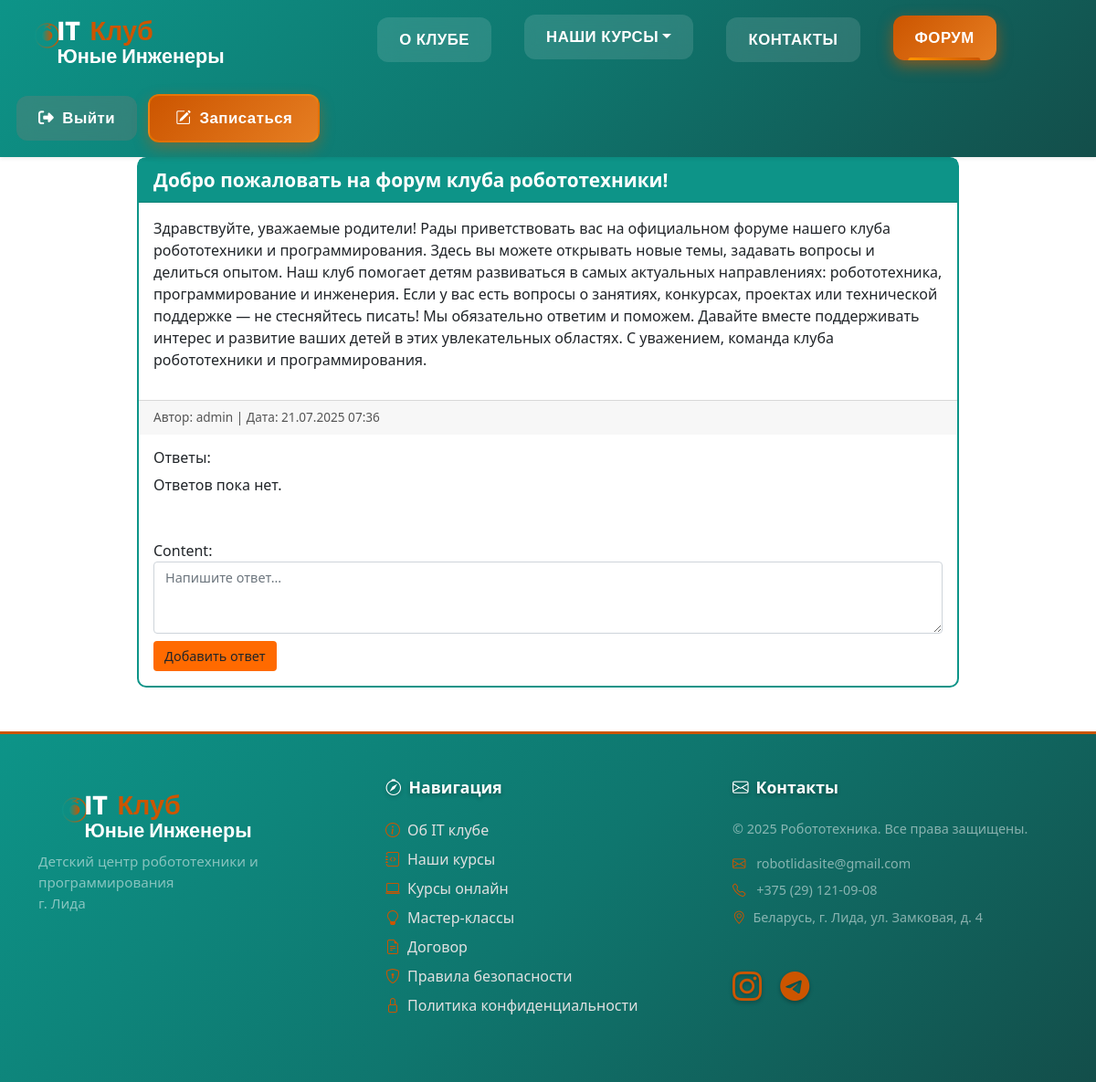
The page /forum_list/ (signed in) on the database its author committed.
### forum_app/models.py (models this page shows, shortened)
class ForumPost(models.Model):
    author = models.ForeignKey(User, on_delete=models.CASCADE)
    title = models.CharField(max_length=255)
    content = models.TextField()
    created_at = models.DateTimeField(auto_now_add=True)

### forum_app/views.py (the view)
# urls.py: path('forum_list/', forum_list, name='forum_list'),
@login_required
def forum_list(request):
    posts = ForumPost.objects.all().order_by('-created_at')
    reply_forms = {post.id: ForumReplyForm() for post in posts}
    context = {
        'posts': posts,
        'reply_forms': reply_forms,
        'now': timezone.now().strftime('%H:%M:%S')
    }
    return render(request, 'forum_list.html', context)

### forum_app/templatetags/custom_filters.py (called while the page is built)
@register.filter
def get_item(dictionary, key):
    return dictionary.get(key)

### forum_app/templates/forum_list.html (shortened to what this page needs)
{% extends "main/base.html" %}
{% load custom_filters %}
{% block content %}
<div class="forum-container">
    <h1 class="forum-title">Форум</h1>
    <div class="d-flex justify-content-end mb-4">
        <a href="{% url 'create_post' %}" class="btn btn-create-post">Создать пост</a>
    </div>
    {% if posts %}
        {% for post in posts %}
            <div class="card">
                <div class="card-header">
                    {{ post.title }}
                </div>
                <div class="card-body">
                    <p>{{ post.content }}</p>
                </div>
                <div class="card-footer">
                    Автор: {{ post.author.username }} | Дата: {{ post.created_at|date:"d.m.Y H:i" }}
                </div>
                <div class="card-body">
                    <h6>Ответы:</h6>
                    {% if post.replies.all %}
                        {% for reply in post.replies.all %}
                            <div class="reply">
                                <p>{{ reply.content }}</p>
                                <small>Автор: {{ reply.author.username }} | {{ reply.created_at|date:"d.m.Y H:i" }}</small>
                            </div>
                        {% endfor %}
                    {% else %}
                        <p>Ответов пока нет.</p>
                    {% endif %}
                </div>
                <div class="card-body">
                    <form method="post" action="{% url 'create_reply' post.id %}" class="reply-form">
                        {{ reply_forms|get_item:post.id }}
                        <button type="submit" class="btn btn-reply mt-2">Добавить ответ</button>
                    </form>
                </div>
            </div>
        {% endfor %}
    {% else %}
        <div class="alert alert-info text-center">
            Постов пока нет. <a href="{% url 'create_post' %}">Создайте первый пост!</a>
        </div>
    {% endif %}
</div>
{% endblock %}

### main_app/templates/main/base.html (shortened to what this page needs)
<!DOCTYPE html>
<html lang="en">
<head>
    {% load static %}
    {% load widget_tweaks %}
    <link href="https://cdn.jsdelivr.net/npm/bootstrap@5.1.3/dist/css/bootstrap.min.css" rel="stylesheet">
    <link rel="stylesheet" href="https://cdnjs.cloudflare.com/ajax/libs/font-awesome/6.5.0/css/all.min.css">
    <link href="https://cdn.jsdelivr.net/npm/bootstrap-icons@1.10.5/font/bootstrap-icons.css" rel="stylesheet">
    <link rel="stylesheet" href="{% static 'main/css/main.css' %}">
</head>
<body>
<header class="fixed-top custom-header bg-white shadow-sm">
    <div class="container-fluid">
        <div class="row align-items-center">
<div class="col-6 col-md-auto">
  <a href="/" class="logo-link" id="home-link">
    <svg width="90%" height="80" viewBox="0 0 350 100" xmlns="http://www.w3.org/2000/svg">
      <text x="70" y="50" font-family="'Poppins', sans-serif" font-size="40" font-weight="700" fill="#ffffff">IT</text>
      <text x="70" y="85" font-family="'Poppins', sans-serif" font-size="30" font-weight="600" fill="#ffffff">Юные Инженеры</text>
    </svg>
  </a>
</div>
            <div class="col-12 col-md collapse d-md-flex justify-content-center py-3" id="navMenu">
                <nav class="d-md-flex gap-4 align-items-center mt-3 mt-md-0 text-center text-md-start">
                    <a href="/about" class="nav-link-custom">О КЛУБЕ</a>
                    <div class="dropdown-hover position-relative">
                        <a href="{% url 'index' %}#courses" class="nav-link-custom dropdown-toggle">НАШИ КУРСЫ</a>
                    </div>
                    <a href="{% url 'index' %}#contacts" class="nav-link-custom">КОНТАКТЫ</a>
                    {% if user.is_authenticated %}
                    <a href="/forum_list/" class="nav-link-custom">ФОРУМ</a>
                    {% else %}
                    <a href="/login/" class="nav-link-custom">ФОРУМ</a>
                    {% endif %}
                </nav>
            </div>
            <div class="col-auto d-none d-md-flex align-items-center py-3">
                {% if user.is_authenticated %}
                <a href="{% url 'logout' %}" class="auth-link text-danger">
                    <i class="fas fa-sign-out-alt me-1"></i> Выйти
                </a>
                {% else %}
                <a href="{% url 'login' %}" class="auth-link text-success">
                    <i class="fas fa-sign-in-alt me-1"></i> Войти
                </a>
                {% endif %}
                <button type="button" class="btn custom-btn text-white" data-bs-toggle="modal"
                        data-bs-target="#signupModal">
                    <i class="bi bi-pencil-square me-1"></i> Записаться
                </button>
            </div>
        </div>
    </div>
</header>
{% block content %}{% endblock %}
<footer class="footer mt-5 py-5 text-white">
    <div class="container" id="contacts">
        <div class="row justify-content-center text-center text-md-start">
            <div class="col-12 col-md-4 mb-4 mb-md-0 d-flex flex-column align-items-center align-items-md-start">
                <a href="/" class="text-decoration-none">
                    <svg width="90%" height="80" viewBox="0 0 350 100" xmlns="http://www.w3.org/2000/svg">
      <text x="70" y="50" font-family="'Poppins', sans-serif" font-size="40" font-weight="700" fill="#ffffff">IT</text>
      <text x="120" y="50" font-family="'Poppins', sans-serif" font-size="40" font-weight="600" fill="#CC5500">Клуб</text>
      <text x="70" y="85" font-family="'Poppins', sans-serif" font-size="30" font-weight="600" fill="#ffffff">Юные Инженеры</text>
    </svg>
                </a>
                <p class="text-white-50 fw-light" style="font-size: 0.95rem;">
                    Детский центр робототехники и программирования <br> г. Лида
                </p>
            </div>
            <div class="col-12 col-md-4 mb-4 mb-md-0">
                <h6 class="text-white fw-bold mb-4" style="font-size: 1.1rem; text-shadow: 0 2px 4px rgba(0,0,0,0.3);">
                    <i class="bi bi-compass me-2"></i>Навигация
                </h6>
                <ul class="list-unstyled d-flex flex-column align-items-center align-items-md-start">
                    <li class="mb-2">
                        <a href="/about" class="text-white-50 text-decoration-none fw-light footer-link">
                            <i class="bi bi-info-circle me-2" style="color: var(--main-orange);"></i>Об IT клубе
                        </a>
                    </li>
                    <li class="mb-2">
                        <a href="{% url 'index' %}#courses"
                           class="text-white-50 text-decoration-none fw-light footer-link">
                            <i class="bi bi-journal-code me-2" style="color: var(--main-orange);"></i>Наши курсы
                        </a>
                    </li>
                    <li class="mb-2">
                        <a href="/" class="text-white-50 text-decoration-none fw-light footer-link">
                            <i class="bi bi-laptop me-2" style="color: var(--main-orange);"></i>Курсы онлайн
                        </a>
                    </li>
                    <li class="mb-2">
                        <a href="/" class="text-white-50 text-decoration-none fw-light footer-link">
                            <i class="bi bi-lightbulb me-2" style="color: var(--main-orange);"></i>Мастер-классы
                        </a>
                    </li>
                    <li class="mb-2">
                        <a href="/" class="text-white-50 text-decoration-none fw-light footer-link">
                            <i class="bi bi-file-earmark-text me-2" style="color: var(--main-orange);"></i>Договор
                        </a>
                    </li>
                    <li class="mb-2">
                        <a href="{% static 'main/pdf/pravila-bezopasnosti.pdf' %}"
                           class="text-white-50 text-decoration-none fw-light footer-link" target="_blank">
                            <i class="bi bi-shield-lock me-2" style="color: var(--main-orange);"></i>Правила
                            безопасности
                        </a>
                    </li>
                    <li class="mb-2">
                        <a href="/" class="text-white-50 text-decoration-none fw-light footer-link">
                            <i class="bi bi-lock me-2" style="color: var(--main-orange);"></i>Политика
                            конфиденциальности
                        </a>
                    </li>
                </ul>
            </div>
            <div class="col-12 col-md-4 d-flex flex-column align-items-center align-items-md-start">
                <h6 class="text-white fw-bold mb-4" style="font-size: 1.1rem; text-shadow: 0 2px 4px rgba(0,0,0,0.3);">
                    <i class="bi bi-envelope me-2"></i>Контакты
                </h6>
                <p class="text-white-50 fw-light mb-3" style="font-size: 0.9rem;">&copy; 2025 Робототехника. Все права
                    защищены.</p>
                <div class="contact-info mb-4">
                    <p class="text-white-50 fw-light mb-2" style="font-size: 0.9rem;">
                        <i class="bi bi-envelope me-2" style="color: var(--main-orange);"></i>
                        <a href="mailto:skrip8078@gmail.com" class="text-decoration-none text-white-50">robotlidasite@gmail.com</a>
                    </p>
                    <p class="text-white-50 fw-light mb-2" style="font-size: 0.9rem;">
                        <i class="bi bi-telephone me-2" style="color: var(--main-orange);"></i>
                        <a href="tel:+375291210908" class="text-decoration-none text-white-50">+375 (29) 121-09-08</a>
                    </p>
                    <p class="text-white-50 fw-light mb-3" style="font-size: 0.9rem;">
                        <i class="bi bi-geo-alt me-2" style="color: var(--main-orange);"></i>Беларусь, г. Лида, ул.
                        Замковая, д. 4
                    </p>
                </div>
                <div class="social-icons">
                    <a href="https://www.instagram.com/robotlida/" target="_blank"
                       class="text-decoration-none me-3 social-link" title="Instagram">
                        <i class="bi bi-instagram"
                           style="font-size: 32px; color: var(--main-orange); text-shadow: 0 2px 4px rgba(0,0,0,0.3);"></i>
                    </a>
                    <a href="tg://msg?to=%2B375291210908" class="text-decoration-none social-link" title="Telegram">
                        <i class="bi bi-telegram"
                           style="font-size: 32px; color: var(--main-orange); text-shadow: 0 2px 4px rgba(0,0,0,0.3);"></i>
                    </a>
                </div>
            </div>
        </div>
    </div>
</footer>
</body>
</html>

### main_app/templates/main/base.html (style rules this page uses)
body { overflow-x: hidden; }
:root { --main-green: #0d9488; --main-green-dark: #0f766e; --main-green-darker: #134e4a; --main-orange: #CC5500; --main-orange-light: #e67e22; --main-yellow: #ff9500; --main-white: #ffffff; --main-gray: #f8fafc; }
.custom-header { background: linear-gradient(135deg, var(--main-green) 0%, var(--main-green-dark) 50%, var(--main-green-darker) 100%) !important; border-bottom: 0; box-shadow: 0 4px 20px rgba(13, 148, 136, 0.3); position: fixed !important; top: 0; left: 0; right: 0; width: 100%; z-index: 1000; transition: all 0.4s cubic-bezier(0.4, 0, 0.2, 1); }
.logo-link { transition: all 0.4s cubic-bezier(0.4, 0, 0.2, 1); display: inline-block; position: relative; }
.nav-link-custom { position: relative; color: var(--main-white) !important; text-decoration: none; font-size: 1.05rem; font-weight: 700; font-family: 'Nunito', sans-serif; padding: 12px 24px; margin: 0 6px; border-radius: 12px; display: inline-block; transition: all 0.3s cubic-bezier(0.4, 0, 0.2, 1); background: rgba(255, 255, 255, 0.12); backdrop-filter: blur(10px); letter-spacing: 0.5px; overflow: hidden; }
.nav-link-custom::before { content: ''; position: absolute; bottom: 0; left: 50%; width: 0; height: 3px; background: linear-gradient(90deg, #ff9500, #CC5500); transform: translateX(-50%); transition: width 0.3s cubic-bezier(0.4, 0, 0.2, 1); border-radius: 3px 3px 0 0; }
.nav-link-custom.active { background: linear-gradient(135deg, var(--main-orange), var(--main-orange-light)); color: var(--main-white) !important; box-shadow: 0 6px 16px rgba(204, 85, 0, 0.6); transform: translateY(-2px); }
.nav-link-custom.active::before { width: 70%; }
.dropdown-hover { position: relative; }
.dropdown-hover::after { content: ''; position: absolute; top: 100%; left: 0; right: 0; height: 15px; background: transparent; }
.auth-link { position: relative; text-decoration: none; font-size: 1.05rem; font-weight: 700; font-family: 'Nunito', sans-serif; padding: 12px 24px; margin: 0 6px; border-radius: 12px; display: inline-block; transition: all 0.3s cubic-bezier(0.4, 0, 0.2, 1); backdrop-filter: blur(10px); letter-spacing: 0.5px; overflow: hidden; }
.auth-link::before { content: ''; position: absolute; bottom: 0; left: 50%; width: 0; height: 3px; transform: translateX(-50%); transition: width 0.3s cubic-bezier(0.4, 0, 0.2, 1); border-radius: 3px 3px 0 0; }
.auth-link.text-danger { color: #fff !important; background: rgba(255, 107, 107, 0.15); }
.auth-link.text-danger::before { background: linear-gradient(90deg, #ff6b6b, #ff4d4f); }
.custom-btn { position: relative; color: var(--main-white) !important; text-decoration: none; font-size: 1.05rem; font-weight: 700; font-family: 'Nunito', sans-serif; padding: 12px 28px; margin: 0 6px; border-radius: 12px; display: inline-block; transition: all 0.3s cubic-bezier(0.4, 0, 0.2, 1); background: linear-gradient(135deg, var(--main-orange), var(--main-orange-light)); backdrop-filter: blur(10px); letter-spacing: 0.5px; overflow: hidden; border: 2px solid rgba(255, 149, 0, 0.4); box-shadow: 0 6px 16px rgba(204, 85, 0, 0.4); animation: btnPulse 2s ease-in-out infinite; }
.custom-btn::before { content: ''; position: absolute; bottom: 0; left: 50%; width: 0; height: 3px; background: linear-gradient(90deg, #fff, #ffeb3b); transform: translateX(-50%); transition: width 0.3s cubic-bezier(0.4, 0, 0.2, 1); border-radius: 3px 3px 0 0; }
.custom-btn::after { content: ''; position: absolute; inset: -4px; border-radius: 12px; background: linear-gradient(135deg, var(--main-orange), var(--main-yellow)); opacity: 0; z-index: -1; filter: blur(8px); transition: opacity 0.3s; }
.footer { background: linear-gradient(135deg, var(--main-green) 0%, var(--main-green-dark) 50%, var(--main-green-darker) 100%); border-top: 3px solid var(--main-orange); }
.footer-link { color: #e0e0e0 !important; transition: all 0.3s ease; }
.social-link { transition: all 0.3s ease; }
html, body { overflow-x: hidden; width: 100%; }

### rows shown on the page
ForumPost: title "Добро пожаловать на форум клуба робототехники!", content "Здравствуйте, уважаемые родители! Рады приветствовать вас на официальном форуме нашего клуба робототехники и программирования. Здесь вы можете открывать новые темы, задавать вопросы и делиться опытом. Наш клуб помогает детям развиваться в самых актуальных направлениях: робототехника, программирование и инженерия. Если у вас есть вопросы о занятиях, конкурсах, проектах или технической поддержке — не стесняйтесь писать! Мы обязательно ответим и поможем. Давайте вместе поддерживать интерес и развитие ваших детей в этих увлекательных областях. С уважением, команда клуба робототехники и программирования.", author.username "admin", created_at "21.07.2025 07:36", shows "Ответов пока нет."
